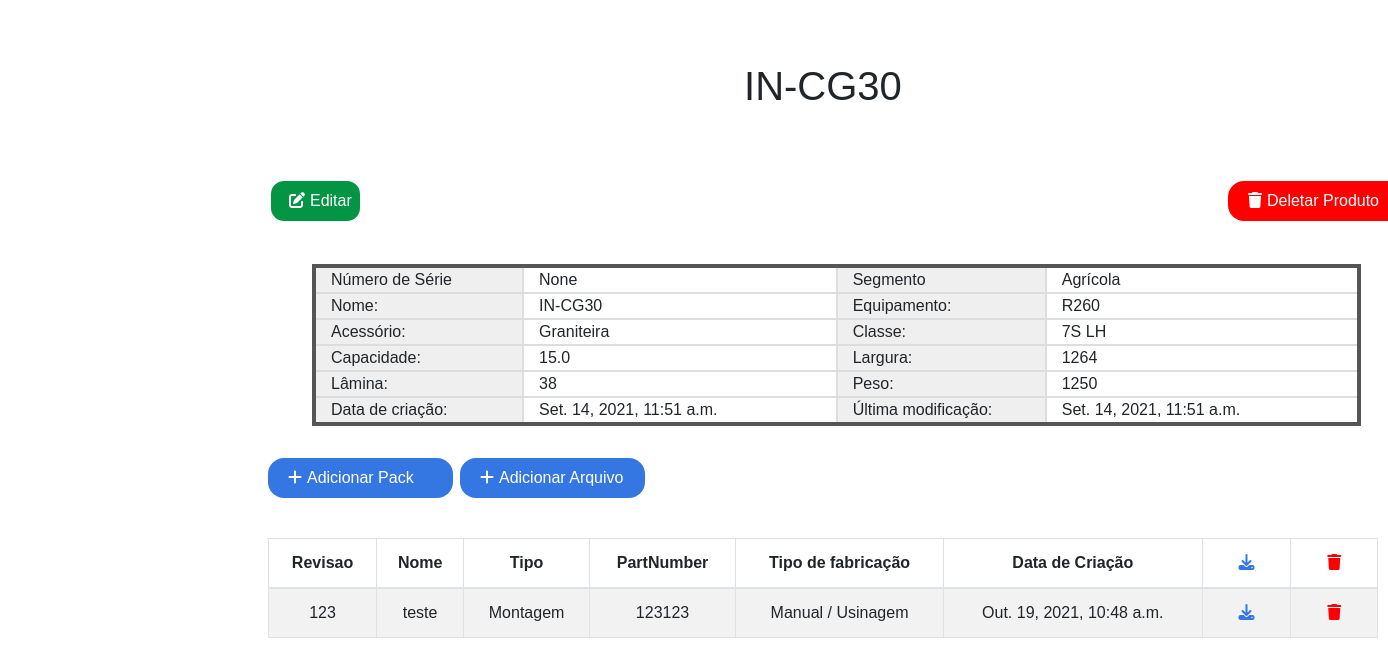
/products/product/4, run on an earlier commit of the app's database.
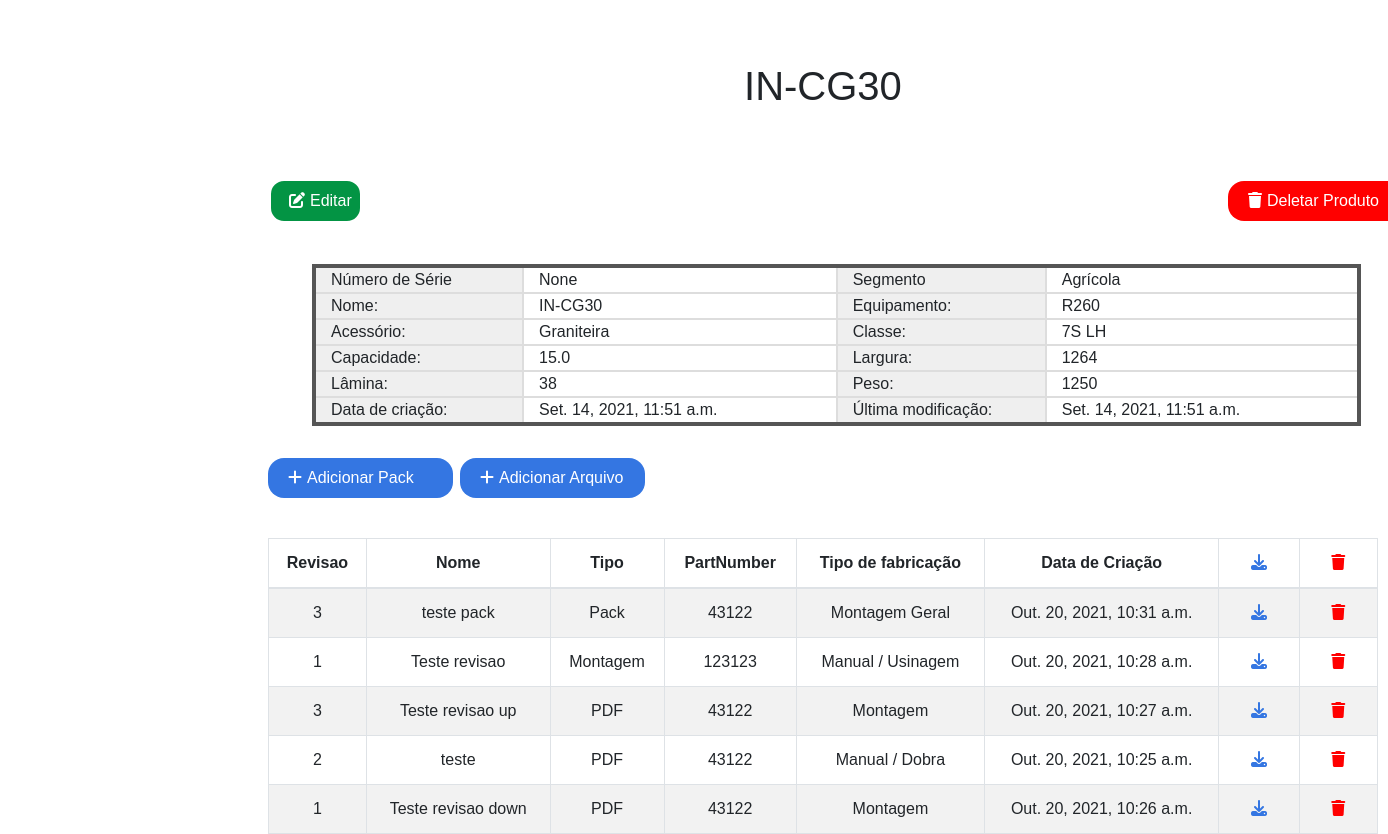
And on a later commit of the database.
### produtos/models.py (models this page shows, shortened)
class Produto(models.Model):
    segmento = (
        ('A', 'Agrícola'),
        ('C', 'Construção'),
        ('F', 'Florestal'),
        ('I', 'Industrial'),
        ('U', 'Automotiva'),
        ('M', 'Mineração'),
    )
    tipoProduto = (
        ('AC', 'Acessório'),
        ('CC', 'Carregadeira'),
        ('CD', 'Chapa de desgaste'),
        ('CB', 'Chock bar'),
        ('DF', 'Dispositivos e ferramentas'),
        ('ER', 'Engate rápido'),
        ('CE', 'Escavadeira'),
        ('FP', 'Ferramenta de penetração de solo'),
        ('GA', 'Garfo'),
        ('CG', 'Graniteira'),
        ('LA', 'Lâmina'),
        ('LN', 'Lança'),
        ('RI', 'Ripper'),
        ('SG', 'Segmento'),
        ('VA', 'Vala'),
        ('SE', 'Serviço'),
    )
    classeProduto = (
        ('6 SW', '6 SW'),
        ('6 LH', '6 LH'),
        ('7 SW', '7 SW'),
        ('7 LH', '7 LH'),
        ('7S SW', '7S SW'),
        ('7S LH', '7S LH'),
        ('8 SW', '8 SW'),
        ('8 LH', '8 LH'),
        ('9 SW', '9 SW'),
        ('9 LH', '9 LH'),
        ('9S SW', '9S SW'),
        ('9S LH', '9S LH'),
    )
    dureza = (
        ('GD', 'Geral'),
        ('HD', 'Pesada'),
        ('SD', 'Severa'),
        ('XD', 'Extrema'),
    )
    segmento = CharField(max_length=30, choices=segmento, null=True)
    numeroSerie = CharField(max_length=30, null=True)
    nome = CharField(max_length=30, null=True)
    equipamento = CharField(max_length=10, null=True)
    capacidade = FloatField(null=True)
    largura = IntegerField(null=True)
    lamina = IntegerField(null=True)
    peso = IntegerField(null=True)
    codigo = CharField(max_length=2, choices=tipoProduto, null=True)
    classe = CharField(max_length=5, choices=classeProduto, null=True)
    dureza = CharField(max_length=2, choices=dureza, null=True)
    dateCriacao = DateTimeField(auto_now_add=True)
    dateUpdate = DateTimeField(auto_now=True)
    responsavel = ForeignKey(Colaborador, null=True, on_delete=SET_NULL)

class Item(models.Model):
    def filePath(produto, file):
        return os.path.join('produtos', produto.nome, file)
    tipoFabricacaoChoice = (
        ('Montagem Geral', 'Montagem Geral'),
        ('Montagem', 'Montagem'),
        ('Usinagem', 'Usinagem'),
        ('Soldado', 'Conjunto Soldado'),
        ('CNC', 'Corte CNC'),
        ('CNC / Dobra', 'Corte CNC com Dobra'),
        ('CNC / Usinagem', 'Corte CNC com Usinagem'),
        ('CNC / Dobra / Usinagem', 'Corte CNC com Dobra e Usinagem'),
        ('Manual', 'Corte Manual'),
        ('Manual / Dobra', 'Corte Manual com Dobra'),
        ('Manual / Usinagem', 'Corte Manual com Usinagem'),
        ('Manual / Dobra / Usinagem', 'Corte Manual com Dobra e Usinagem')
    )
    revisao = IntegerField(null=True)
    nome = CharField(max_length=30)
    tipo = CharField(max_length=8)
    partNumber = CharField(max_length=16, null=True)
    tipoFabricacao = CharField(max_length=25, choices=tipoFabricacaoChoice)
    file = models.FileField(upload_to=filePath)
    dateCriacao = DateTimeField(auto_now_add=True)
    produto = ForeignKey(Produto, null=True, on_delete=CASCADE)

class Arquivo(models.Model):
    def filePath(produto, file):
        return os.path.join('produtos', produto.nome, file)
    tipoArquivo = (
        ('DWG', 'DWG' ),
        ('DXF', 'DXF'),
        ('eDRA', 'eDrawing'),
        ('PDF', 'PDF')
    )
    tipoFabricacaoChoice = (
        ('Montagem Geral', 'Montagem Geral'),
        ('Montagem', 'Montagem'),
        ('Usinagem', 'Usinagem'),
        ('Soldado', 'Conjunto Soldado'),
        ('CNC', 'Corte CNC'),
        ('CNC / Dobra', 'Corte CNC com Dobra'),
        ('CNC / Usinagem', 'Corte CNC com Usinagem'),
        ('CNC / Dobra / Usinagem', 'Corte CNC com Dobra e Usinagem'),
        ('Manual', 'Corte Manual'),
        ('Manual / Dobra', 'Corte Manual com Dobra'),
        ('Manual / Usinagem', 'Corte Manual com Usinagem'),
        ('Manual / Dobra / Usinagem', 'Corte Manual com Dobra e Usinagem')
    )
    revisao = IntegerField(null=True)
    nome = CharField(max_length=30)
    tipo = CharField(max_length=4, choices=tipoArquivo)
    partNumber = CharField(max_length=16, null=True)
    tipoFabricacao = CharField(max_length=25, choices=tipoFabricacaoChoice)
    file = models.FileField(upload_to=filePath)
    dateCriacao = DateTimeField(auto_now_add=True)
    produto = ForeignKey(Produto, null=True, blank=True, on_delete=CASCADE)

### produtos/views.py (the view)
# urls.py: path('product/<int:id>', views.ViewProduct, name = 'View_Product'),
def ViewProduct(request, id):
    context = []
    items = Item.objects.all().filter(produto_id = id).order_by('-revisao')
    files = Arquivo.objects.all().filter(produto_id = id).order_by('-revisao')
    product = get_object_or_404(Produto, id = id)
    context = {
        'product': product,
        'items': items,
        'files': files,
    }
    return render(request, 'produtos/Product.html', context)

### templates/produtos/Product.html (shortened to what this page needs)
{% extends 'base.html' %}
{% block content %}
<div class="title-product">
    <h1>{{ product.nome }}</h1>
</div>
<div class="container">
    <a href="{% url 'products:Update_Product' product.id %}" class="edit-product">
        <div class="edit-div">
            <i class="fas fa-edit"></i>Editar
        </div>
    </a>
</div>
<div class="container del">
    <a href="{% url 'products:Delete_Product' product.id %}" class="del-product">
        <div class="col-2 del-product-div">
            <i class="fas fa-trash del-product-button"></i>Deletar Produto
        </div>
    </a>
</div>
<table class="product-table">
    <tbody>
        <tr>
            <td class=" col-2 product-item-title">
                Número de Série
            </td>
            <td class="col-3 product-item">
                {{ product.numeroSerie }}
            </td>
            <td class="col-2 product-item-title">
                Segmento
            </td>
            <td class="col-3 product-item">
                {% if product.segmento == 'A' %}
                    Agrícola
                {% elif product.segmento == 'C' %}
                    Construção
                {% elif product.segmento == 'F' %}
                    Florestal
                {% elif product.segmento == 'I' %}
                    Indústria
                {% elif product.segmento == 'U' %}
                    Indústria Automotiva
                {% elif product.segmento == 'M' %}
                    Mineiração
                {% endif %}
            </td>
        </tr>
        <tr>
            <td class="col-2 product-item-title">
                Nome:
            </td>
            <td class="col-3 product-item">
                {{ product.nome }}
            </td>
            <td class="col-2 product-item-title">
                Equipamento:
            </td>
            <td class="col-3 product-item">
                {{ product.equipamento }}
            </td>
        </tr>
        <tr>
            <td class="col-2 product-item-title">
                Acessório:
            </td>
            <td class="col-3 product-item">
                {% if product.codigo == 'AC' %}
                    Acessório
                {% elif product.codigo == 'CC' %}
                    Carregadeira
                {% elif product.codigo == 'CD' %}
                    Chapa de desgaste
                {% elif product.codigo == 'CB' %}
                    Chock Bar
                {% elif product.codigo == 'DF' %}
                    Dispositivos e ferramentas
                {% elif product.codigo == 'ER' %}
                    Engate rápido
                {% elif product.codigo == 'CE' %}
                    Escavadeira
                {% elif product.codigo == 'FP' %}
                    Ferramenta de penetração de solo
                {% elif product.codigo == 'GA' %}
                    Garfo
                {% elif product.codigo == 'CG' %}
                    Graniteira
                {% elif product.codigo == 'LA' %}
                    Lâmina
                {% elif product.codigo == 'LN' %}
                    Lança
                {% elif product.codigo == 'RI' %}
                    Ripper
                {% elif product.codigo == 'SG' %}
                    Segmento
                {% elif product.codigo == 'VA' %}
                    Vala
                {% elif product.codigo == 'SE' %}
                    Serviço
                {% endif %}
            </td>
            <td class="col-2 product-item-title">
                Classe:
            </td>
            <td class="col-3 product-item">
                {{ product.classe }}
            </td>
        </tr>
        <tr>
            <td class="col-2 product-item-title">
                Capacidade:
            </td>
            <td class="col-2 product-item">
                {{ product.capacidade }}
            </td>
            <td class="col-2 product-item-title ">
                Largura:
            </td>
            <td class="col-2 product-item">
                {{ product.largura }}
            </td>
        </tr>
        <tr>
            <td class="col-2 product-item-title">
                Lâmina:
            </td>
            <td class="col-2 product-item">
                {{ product.lamina }}
            </td>
            <td class="col-2 product-item-title">
                Peso:
            </td>
            <td class="col-2 product-item">
                {{ product.peso }}
            </td>
        </tr>
        <tr>
            <td class="col-2 product-item-title">
                Data de criação:
            </td>
            <td class="col-2 product-item">
                {{ product.dateCriacao }}
            </td>
            <td class="col-2 product-item-title">
                Última modificação:
            </td>
            <td class="col-2 product-item">
                {{ product.dateUpdate }}
            </td>
        </tr>
    </tbody>
</table>
<div class="container add">
    <a href="{% url 'products:New_Item' %}" class="add-item">
        <div class="col-2 item-div">
            <i class="fas fa-plus add-item-button"></i>Adicionar Pack
        </div>
    </a>
</div>
<div class="container">
    <a href="{% url 'products:New_File' %}" class="add-file">
        <div class="col-2 file-div">
            <i class="fas fa-plus add-file-button"></i>Adicionar Arquivo
        </div>
    </a>
</div>
<div class="container table-items">
    <table class="table table-striped table-hover table-bordered">
        <thead>
            <tr>
                <th scope="col">Revisao</th>
                <th scope="col">Nome</th>
                <th scope="col">Tipo</th>
                <th scope="col">PartNumber</th>
                <th scope="col">Tipo de fabricação</th>
                <th scope="col">Data de Criação</th>
                <th scope="col">
                    <div class="col download-div">
                        <i class="fas fa-download download-button"></i>
                    </div>
                </th>
                <th scope="col">
                    <div class="col del-div">
                        <i class="fas fa-trash del-button"></i>
                    </div>
                </th>
            </tr>
        </thead>
        <tbody>
            {% for item in items %}
                <tr scope="row">
                    <td>
                        {{ item.revisao }}
                    </td>
                    <td>
                        {{ item.nome }}
                    </td>
                    <td>
                        {{ item.tipo }}
                    </td>
                    <td>
                        {{ item.partNumber }}
                    </td>
                    <td>
                        {{ item.tipoFabricacao }}
                    </td>
                    <td>
                        {{ item.dateCriacao }}
                    </td>
                    <td>
                        <a href="#" class="download-item" download="{{ item.nome }}">
                            <div class="col download-item-div">
                                <i class="fas fa-download download-button"></i>
                            </div>
                        </a>
                    </td>
                    <td>
                        <a href="{% url 'products:Delete_Item' item.id %}" class="del-item">
                            <div class="col del-item-div">
                                <i class="fas fa-trash del-item-button"></i>
                            </div>
                        </a>
                    </td>
                </tr>
            {% endfor %}
            {% for file in files %}
                <tr scope="row">
                    <td>
                        {{ file.revisao }}
                    </td>
                    <td>
                        {{ file.nome }}
                    </td>
                    <td>
                        {{ file.tipo }}
                    </td>
                    <td>
                        {{ file.partNumber }}
                    </td>
                    <td>
                        {{ file.tipoFabricacao }}
                    </td>
                    <td>
                        {{ file.dateCriacao }}
                    </td>
                    <td>
                        <a href="#" class="download-file" download="{{ file.nome }}">
                            <div class="col download-file-div">
                                <i class="fas fa-download download-button"></i>
                            </div>
                        </a>
                    </td>
                    <td>
                        <a href="{% url 'products:Delete_file' file.id %}" class="del-file">
                            <div class="col del-file-div">
                                <i class="fas fa-trash del-file-button"></i>
                            </div>
                        </a>
                    </td>
                </tr>
            {% endfor %}
        </tbody>
    </table>
</div>
{% endblock %}

### templates/base.html (shortened to what this page needs)
{% load static %}
<!DOCTYPE html>
<html lang="pt-br">
<head>
    <link rel="stylesheet" href="{% static 'css/style.css' %}">
    <link rel="stylesheet" href="{% static 'css/bs/bootstrap.css' %}">
</head>
<body>
    <div class="home_content">
        {% block content %}
        {% endblock %}
    </div>
</body>
</html>

### static/css/style.css (style rules this page uses)
* { margin: 0; padding: 0; box-sizing: border-box; font-family: sans-serif; }
body { position: relative; min-height: 100vh; width: 100%; overflow: auto; }
.home_content { top: 2em; position: absolute; height: 95%; width: 84%; left: 15em; }
h1 { padding-bottom: 0.75em; }
.table { text-align: center; margin-right: 0; }
.title-product { font-size: 1.5em !important; padding: 30px; position: relative; text-align: center; }
a.edit-product { display: block; width: 6.5em; }
.edit-div { background-color: #039444; cursor: pointer; color: #fff; display: inline-block; padding: 0.5em; border: 0.2em solid #fff; border-radius: 1em; }
.fas.fa-edit { color: #fff; margin-right: 5px; margin-left: 10px; }
.product-table { position: relative; margin-left: 4.5em; width: 90%; border: solid 4px #555; }
.product-item { border: solid 2px #ddd; }
.del-product-div { background-color: #ff0000; cursor: pointer; color: #fff; padding: 0.5em; bottom: 2.7em; margin-left: 60em; border-radius: 1em; }
.add { margin-top: 2em; }
.product-item-title { background-color: #efefef; border: solid 2px #ddd; }
.item-div { background-color: #3476e2; cursor: pointer; display: inline-block; color: #fff; padding: 0.5em; border-radius: 1em; }
.file-div { background-color: #3476e2; cursor: pointer; color: #fff; bottom: 2.5em; padding: 0.5em; margin-left: 12em; border-radius: 1em; display: inline-block; }
.fas.fa-plus.add-item-button, .fas.fa-plus.add-file-button, .fas.fa-trash.del-product-button { margin-right: 5px; margin-left: 5px; }
.download-div { color: #3476e2; }
.del-div { color: #ff0000; }
.del-item-div, .del-file-div { text-align: center; cursor: pointer; color: #ff0000; }
a.download-item, a.download-file { color: #3476e2; }

What changed in the data, as far as the page shows it:
removed Item: revisao "123", nome "teste", tipo "Montagem", partNumber "123123", tipoFabricacao "Manual / Usinagem", dateCriacao "Out. 19, 2021, 10:48 a.m."
added Item: revisao "3", nome "teste pack", tipo "Pack", partNumber "43122", tipoFabricacao "Montagem Geral", dateCriacao "Out. 20, 2021, 10:31 a.m."
added Item: revisao "1", nome "Teste revisao", tipo "Montagem", partNumber "123123", tipoFabricacao "Manual / Usinagem", dateCriacao "Out. 20, 2021, 10:28 a.m."
added Arquivo: revisao "3", nome "Teste revisao up", tipo "PDF", partNumber "43122", tipoFabricacao "Montagem", dateCriacao "Out. 20, 2021, 10:27 a.m."
added Arquivo: revisao "2", nome "teste", tipo "PDF", partNumber "43122", tipoFabricacao "Manual / Dobra", dateCriacao "Out. 20, 2021, 10:25 a.m."
added Arquivo: revisao "1", nome "Teste revisao down", tipo "PDF", partNumber "43122", tipoFabricacao "Montagem", dateCriacao "Out. 20, 2021, 10:26 a.m."
